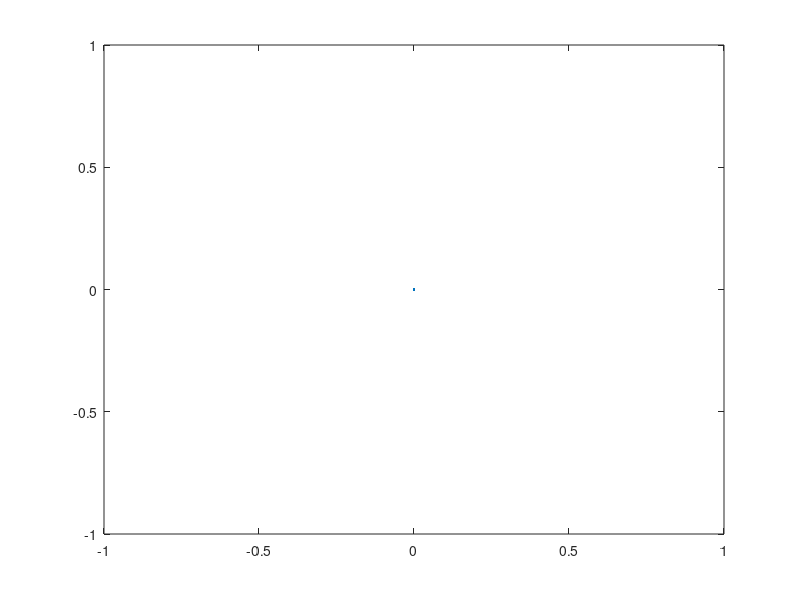
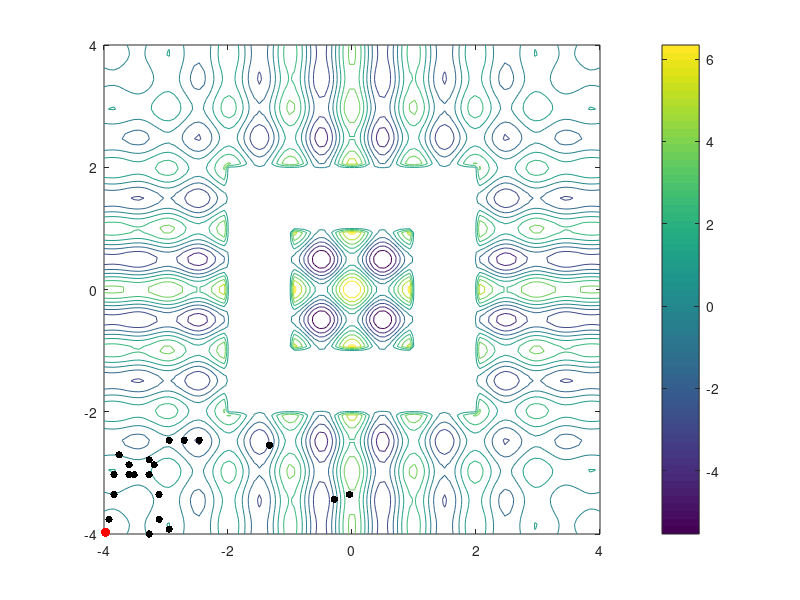

These charts were generated, in order, by the following MATLAB code: (Note: this script raises an error after producing the figures.)
%% Genetic Search Algorithm
% This genetic algorithm finds the global maximum of a function with many
% local extrema. The search uses random and ordered crossover to keep
% searching new possibilities while maintaining previous progress. The boolean,
% moatBool, creates or removes a moat. Depending on the random number generator, the algorithm can find 
% the global max in less than 100 iterations. On average, it takes about 
% 400 iterations to reach the global maximum. 
% The code tracks the center of mass of the chromosomes, which
% indicates the global maximum. When the standard deviation of the 
% center of mass drops below a threshold, the search stops. 

% Initialize Variables

N=100; % The matrix to be searched is NxN
xmax = 4; % arbitrary bounds for the function
ymax = 4;

%Boolean - add or remove a moat
moatBool =1; %Boolean: 1 creates the moat, 0 removes the moat
moatMax = 2; %Bounds for the moat
moatMin = 1;


factor = 20; % number of chromosomes
comLength = 30; % length of center of mass array
stepsize = 30;
cutoff = factor; % number of points sampled from data, 
% does not need to be the same as factor, but it works


% [x y] coordinates searching for the maximum
chromo = [ ceil(factor*rand(factor,1)), ceil(factor*rand(factor,1))]; 
quality = nan(1,factor); % measure the improvement of search
maxQuality = 0; % the highest expectation of quality that we have, this gets updated
com = ones(comLength,2)*(-xmax); % center of mass of the search chromosomes
comInd = zeros(comLength,2); % center of mass of the search chromosomes

k=0; % index
tolerance = 2000; % algorithm will last for 'tolerance' interations
mutateRate = .2; % probability that mutation will occur

h_old=plot(0,0); % initialize point on plot for chromosomes
g_old = plot(0,0); % initialize center of mass marker

hardStep = 30; % baseline stepsize which I found from guess and check
sortWeight = 4.5; % weight found by guess and check
comThresh = 1.25;

x = linspace(-xmax,xmax,N);
y = linspace(-ymax,ymax,N);
f = zeros(N); % function to be maximized.

for i = 1:N
    for j = 1:N
        %Setting function to be maximized. The global maximum is in the center. 
        f(i,j) = ( xmax-abs(x(i)) ) *cos(2*pi*x(i))+( ymax-abs(y(j)) ) *cos(2*pi*y(j));

% Moat to test if the algorithm can leap to the global max
        if moatBool ==1
            if  ( x(i) >-moatMax && x(i) < moatMax && y(j) > -moatMax && y(j) < -moatMin) ||...
                    ( x(i) >-moatMax && x(i) < moatMax && y(j) < moatMax && y(j) > moatMin ) ||...
                     ( x(i) > -moatMax && x(i) < -moatMin && y(j) > -moatMax && y(j) < moatMax) ||...
                     ( x(i) > moatMin && x(i) < moatMax && y(j) > -moatMax && y(j) < moatMin)

                 f(i,j) = 0;
            end
        end

    end
end
% draw function
figure
contour(x,y,f)
hold on;
colorbar

%% Begin Loop

while k< tolerance
%% Analysis of the chromosomes
    
    k = k+1;
    
        % Get quality of chromosomes, which means check the height of 
        % our points searching the function
    for i= 1:factor
         quality(i) = f(chromo(i,1),chromo(i,2)); % Quality is the height
         % our test points (chromosomes)
    end
    
    if min(quality)<0 % make all values of quality positive
        quality = quality - min(quality) +1;
    end
    fitness = quality ./ sum(quality);% fitness normalizes quality

    [sortedFitness, index] = sort(fitness,'descend'); % sort
    
    chromoSorted = chromo(index,:);
    
    if max(quality) > maxQuality
       % If the max we attain, is greater than the prior
       % we raise our standards
       maxQuality = max(quality);
       
       % This chromosome will be the foundation in searches 
       chromoMax = chromoSorted(1,:); 
    end
    
    % Center of mass - We expect the mean of the 
    % center of mass to land on the global maximum
    
    % indices of center of mass in function
    comInd(mod(k,comLength)+1,:) = ceil([mean(chromo(:,1)),mean(chromo(:,2))]); 
    %center of mass
    com(mod(k,comLength)+1,:) = [mean(x (chromo(:,1) ) ), mean( y(chromo(:,2))) ]; 
    % mean of COM
    comIndMean = [mean(comInd(:,1)),mean(comInd(:,2))];
    comMean = [mean(com(:,1)),mean(com(:,2))];
   
    % Measure distance between the test points or chromosomes
    distX = x(chromoSorted(1,1)) - x(chromoSorted(:,1)) ;
    distY = y(chromoSorted(1,2)) - y( chromoSorted(:,2)) ;

    % Rank chromosomes based on their distance from eachother
    % Chromosomes shouldn't be too close or too far and they should be
    % uniformly distributed
    rankDist = (distX.^2 + distY.^2);
    rankNorm = rankDist ./ sum(rankDist); % normalize

    [sortedRank, indexRank] = sort(rankNorm,'descend');
    
    % Weight - I treat the rank as 5x more important than the fitness
    % I prioritize the dispersion of the chromosomes
    % This is especially important in jumping the moat
    RF = (sortedFitness + sortWeight*sortedRank)/2 + 0.1; 
    
    %Sample data with weights RF without replacement. 
    weightedX = datasample(chromoSorted(:,1), cutoff,'Replace', false,'Weights', RF);
    weightedY = datasample(chromoSorted(:,2), cutoff,'Replace', false,'Weights', RF);
    
    % Randomly select a portion of the weighted data sample
    
    clear selectedX % These selections change size, clearing
    clear selectedY % saves us from outdated information
    
    selection = round((rand+1)/2 * cutoff);
    
    selectedX = weightedX(1:selection);
    selectedY = weightedY(1:selection);
    selectedY_2 = selectedY; % initialize gene
    
    % I use two methods of cross over. One switches genes randomly. The
    % other switches with order. The order is weighted, so this may be 
    % seen as the top genes swapping places. 
    
    % CROSS OVER WITH ORDER
    for i = 1:selection
        if mod(i,2) == 0
           holder = selectedY(i-1);
           selectedY(i-1) = selectedY(i);
           selectedY(i) = holder;
        end
    end
    % RANDOM CROSS OVER
    for i = 1:selection
        selectedY_2(i) = weightedY(ceil(rand * selection));       
    end
    
    if length(selectedY) + length(selectedY_2) < factor
        'length problem' % troubleshooting
    end
    
    child1 = horzcat(selectedX,selectedY); % Merge crossover with best order
    child2 = horzcat(selectedX,selectedY_2); % Merge random crossover
    % length of child should match factor
    child = vertcat(child1, child2(1:factor - selection,:)); 
    
    if length(child)~= factor
        'length child does not equal factor'
    end
    
%% Mutations
    
    mutate = child; % rename child to track errors. 
    
    % reproduction and mutation
    for i = 1:factor
        if rand < mutateRate
                hotCoord = ceil(rand*2); % random coordinate to be mutated
                mutate(i,hotCoord) = chromoMax(1,hotCoord) + (rand - 1/2) * stepsize;
        end
    end
    
%% Form new chromosome
    
    chromo = mutate;
    
    chromo = round(chromo); % ensure all chromo values are integers
    % Make sure all the chromosomes fit in the index bounds
    for i = 1:factor
        for j = 1:2
            if chromo(i,j)<1
                chromo(i,j)=hardStep+stepsize*(rand); 
            end
            if chromo(i,j)>N
                chromo(i,j) = N - hardStep+stepsize*(rand-1);
            end
        end
    end

    chromo = round(chromo);
    if (mod(k,50)==0) %show index every 50 iterations
        k 
    end
    %plot
    h = plot(x(chromo(:,1)),y(chromo(:,2)),'k.','MarkerSize',16);
    g = plot(comMean(1),comMean(2),'r.','MarkerSize',20);
    delete(h_old);
    delete(g_old);
    h_old = h;
    g_old = g;
    drawnow;
    
    % Use standard deviation of the indices of the center of mass means
    % for a threshold
    if std(comInd(:,1))<comThresh && std(comInd(:,2))<comThresh
        'Center of mass threshold reached.'
        break;
    end


end
['The search ended after ',num2str(k),' iterations.']
